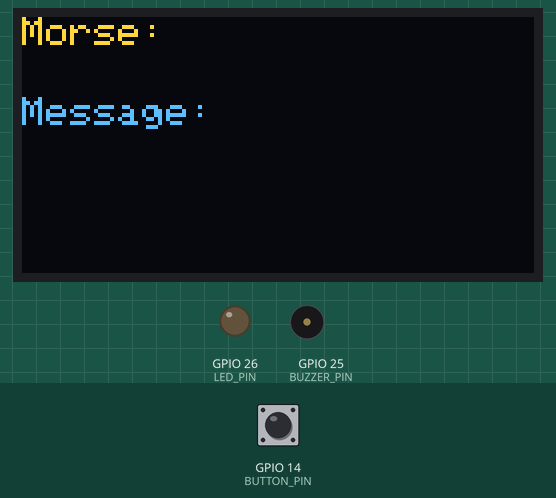
This sketch was run on a simulated ESP32. On the bench: 128×64 one-colour display, output pins drawn as LEDs (lit = HIGH), buzzer (waves = sounding, pin HIGH). Inputs (shaded band) come from the test bench; at power-on: GPIO 14 (BUTTON_PIN) LOW. The OLED is the two-colour kind (top 16 rows yellow).

Above: at 7.3 s.
7.4 s: GPIO 14 (BUTTON_PIN) pulled HIGH for 0.15 s
At 8.4 s:
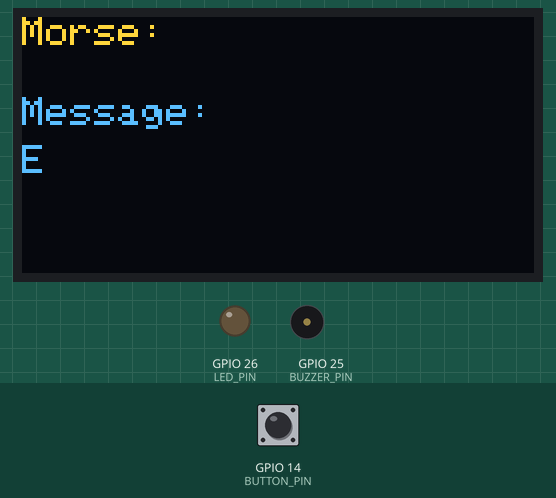
9.5 s: GPIO 14 (BUTTON_PIN) pulled HIGH for 1 s
At 10.3 s:
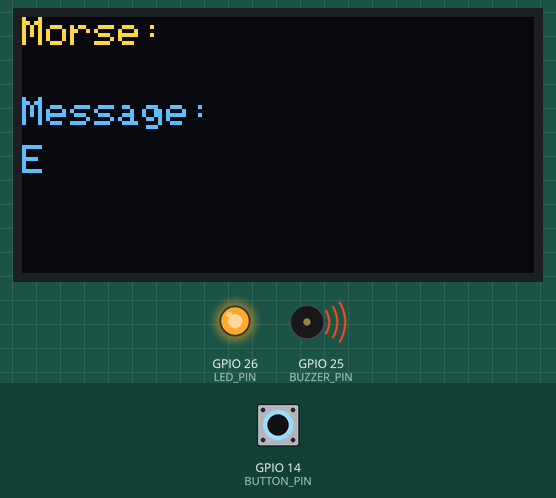
12.5 s: GPIO 14 (BUTTON_PIN) pulled HIGH for 0.15 s
At 13.5 s:
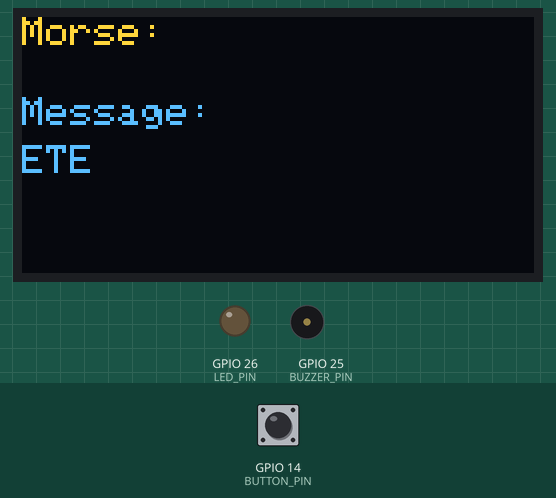
14.6 s: GPIO 14 (BUTTON_PIN) pulled HIGH for 0.15 s
At 16.3 s:
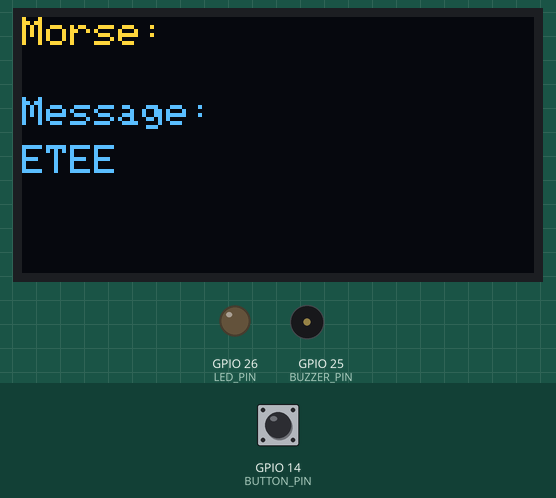
16.7 s: GPIO 14 (BUTTON_PIN) pulled HIGH for 3.2 s
At 17.0 s:
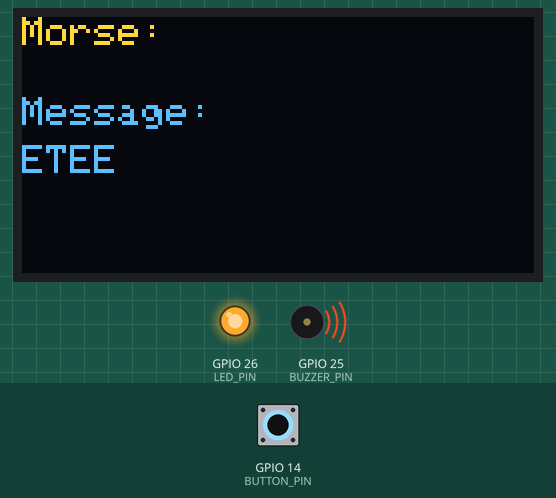
21.4 s: GPIO 14 (BUTTON_PIN) pulled HIGH for 1 s
At 23.9 s:
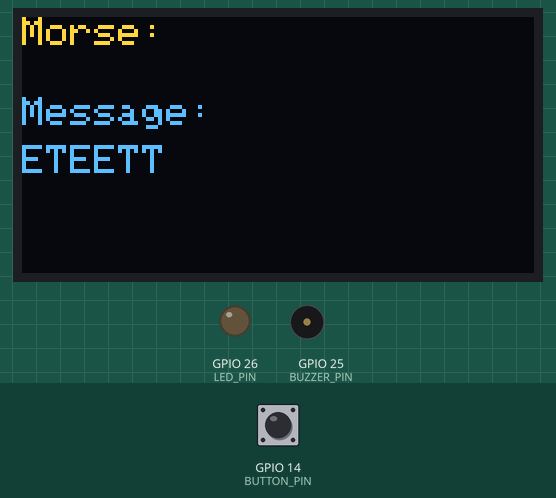
Timing chart, 0 to 25.4 s (numbered marks = the images above; inputs shaded):
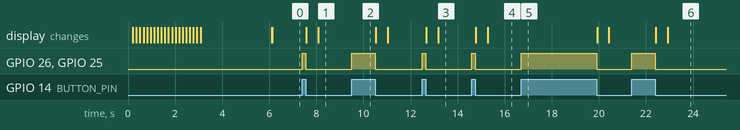

Measured:
- after the input at 7.4 s, GPIO 26 (LED_PIN), GPIO 25 (BUZZER_PIN): LOW → HIGH at once, → LOW 0.15 s later; the display: first changes after 0.18 s (image 1 shows a later state)
- after the input at 9.5 s, GPIO 26 (LED_PIN), GPIO 25 (BUZZER_PIN): LOW → HIGH at once, → LOW 1.0 s later
- after the input at 12.5 s, GPIO 26 (LED_PIN), GPIO 25 (BUZZER_PIN): LOW → HIGH at once, → LOW 0.15 s later; the display: first changes after 0.18 s (image 3 shows a later state)
- after the input at 14.6 s, GPIO 26 (LED_PIN), GPIO 25 (BUZZER_PIN): LOW → HIGH at once, → LOW 0.15 s later; the display: first changes after 0.18 s (image 4 shows a later state)
- after the input at 16.7 s, GPIO 26 (LED_PIN), GPIO 25 (BUZZER_PIN): LOW → HIGH at once, → LOW 3.2 s later
- after the input at 21.4 s, GPIO 26 (LED_PIN), GPIO 25 (BUZZER_PIN): LOW → HIGH at once, → LOW 1.0 s later; the display: first changes after 1.0 s (image 6 shows a later state)

The sketch:

MORCE_CODE_READER.ino
```cpp
#include <Wire.h>
#include <Adafruit_GFX.h>
#include <Adafruit_SSD1306.h>

#define SCREEN_WIDTH 128
#define SCREEN_HEIGHT 64
#define OLED_RESET    -1
Adafruit_SSD1306 display(SCREEN_WIDTH, SCREEN_HEIGHT, &Wire, OLED_RESET);

// Pin definitions
#define BUTTON_PIN 14
#define BUZZER_PIN 25
#define LED_PIN    26

// Timing variables
unsigned long pressStart = 0;
bool buttonPressed = false;
String morseBuffer = "";
String decodedText = "";
unsigned long lastInputTime = 0;
bool inScreensaver = false;

// Thresholds (ms)
const int dotThreshold = 300;
const int letterPause = 500;
const int wordPause = 3000;
const int idleTimeout = 15000;  // 15 seconds of inactivity → go to screensaver

// 8x8 star bitmap
const unsigned char starBitmap[] PROGMEM = {
  0b00011000,
  0b00111100,
  0b01111110,
  0b11111111,
  0b01111110,
  0b00111100,
  0b00011000,
  0b00000000
};

// Morse code mapping
struct MorseMap {
  const char* code;
  char letter;
};

MorseMap morseTable[] = {
  {".-", 'A'}, {"-...", 'B'}, {"-.-.", 'C'}, {"-..", 'D'},
  {".", 'E'}, {"..-.", 'F'}, {"--.", 'G'}, {"....", 'H'},
  {"..", 'I'}, {".---", 'J'}, {"-.-", 'K'}, {".-..", 'L'},
  {"--", 'M'}, {"-.", 'N'}, {"---", 'O'}, {".--.", 'P'},
  {"--.-", 'Q'}, {".-.", 'R'}, {"...", 'S'}, {"-", 'T'},
  {"..-", 'U'}, {"...-", 'V'}, {".--", 'W'}, {"-..-", 'X'},
  {"-.--", 'Y'}, {"--..", 'Z'},
  {"-----", '0'}, {".----", '1'}, {"..---", '2'}, {"...--", '3'},
  {"....-", '4'}, {".....", '5'}, {"-....", '6'}, {"--...", '7'},
  {"---..", '8'}, {"----.", '9'}
};

// Decode Morse
char decodeMorse(String code) {
  for (MorseMap m : morseTable) {
    if (code == m.code) return m.letter;
  }
  return '?';
}

// Centered text helper
void drawCenteredText(int y, String text) {
  int16_t x1, y1;
  uint16_t w, h;
  display.getTextBounds(text, 0, y, &x1, &y1, &w, &h);
  display.setCursor((SCREEN_WIDTH - w) / 2, y);
  display.print(text);
}

// Show welcome screen
void showWelcomeScreen() {
  display.clearDisplay();
  display.setTextSize(1);
  display.setTextColor(WHITE);

  for (int y = -8; y < SCREEN_HEIGHT + 8; y += 2) {
    display.clearDisplay();
    for (int i = 0; i < 6; i++) {
      int x = 10 + i * 20;
      int yOffset = (y + i * 7) % SCREEN_HEIGHT;
      display.drawBitmap(x, yOffset, starBitmap, 8, 8, WHITE);
    }
    display.display();
    delay(50);
  }

  display.clearDisplay();
  drawCenteredText(20, "Welcome to");
  drawCenteredText(35, "Morse Code Reader");
  display.display();
  delay(3000);
  display.clearDisplay();
  display.display();
}

// Show Morse & Message
void showOLED() {
  display.clearDisplay();
  display.setTextSize(1);
  display.setTextColor(WHITE);

  display.setCursor(0, 0);
  display.print("Morse: ");
  display.println(morseBuffer);

  display.setCursor(0, 20);
  display.print("Message:");
  display.setCursor(0, 32);
  display.println(decodedText);

  display.display();
}

// Screensaver animation
void showScreensaver() {
  static int yOffset = -8;
  display.clearDisplay();
  for (int i = 0; i < 6; i++) {
    int x = 10 + i * 20;
    int y = (yOffset + i * 7) % SCREEN_HEIGHT;
    display.drawBitmap(x, y, starBitmap, 8, 8, WHITE);
  }
  display.display();
  yOffset += 2;
  if (yOffset > SCREEN_HEIGHT) yOffset = -8;
  delay(50);
}

void setup() {
  pinMode(BUTTON_PIN, INPUT);
  pinMode(BUZZER_PIN, OUTPUT);
  pinMode(LED_PIN, OUTPUT);

  Serial.begin(115200);

  if (!display.begin(SSD1306_SWITCHCAPVCC, 0x3C)) {
    Serial.println("OLED not found");
    while (1);
  }

  randomSeed(analogRead(0));
  showWelcomeScreen();
  showOLED();
  lastInputTime = millis();
}

void loop() {
  bool state = digitalRead(BUTTON_PIN);

  // Wake up from screensaver
  if (inScreensaver && state == HIGH) {
    inScreensaver = false;
    showOLED();
    delay(300);  // debounce
  }

  // If in screensaver, animate stars
  if (inScreensaver) {
    showScreensaver();
    return;
  }

  // Button pressed
  if (state == HIGH && !buttonPressed) {
    pressStart = millis();
    buttonPressed = true;
    digitalWrite(BUZZER_PIN, HIGH);
    digitalWrite(LED_PIN, HIGH);
  }

  // Button released
  if (state == LOW && buttonPressed) {
    unsigned long pressDuration = millis() - pressStart;
    buttonPressed = false;
    digitalWrite(BUZZER_PIN, LOW);
    digitalWrite(LED_PIN, LOW);

    morseBuffer += (pressDuration < dotThreshold) ? "." : "-";
    lastInputTime = millis();
    showOLED();
  }

  // Decode letter
  if (!buttonPressed && morseBuffer.length() > 0 && millis() - lastInputTime > letterPause) {
    char decodedChar = decodeMorse(morseBuffer);
    decodedText += decodedChar;
    morseBuffer = "";
    lastInputTime = millis();  // reset last activity
    showOLED();
  }

  // Detect word pause
  if (!buttonPressed && morseBuffer.length() == 0 && decodedText.length() > 0 &&
      millis() - lastInputTime > wordPause) {
    if (decodedText[decodedText.length() - 1] != ' ') {
      decodedText += " ";
      showOLED();
    }
  }

  // Enter screensaver after long idle time
  if (!buttonPressed && millis() - lastInputTime > idleTimeout) {
    inScreensaver = true;
  }
}
```
